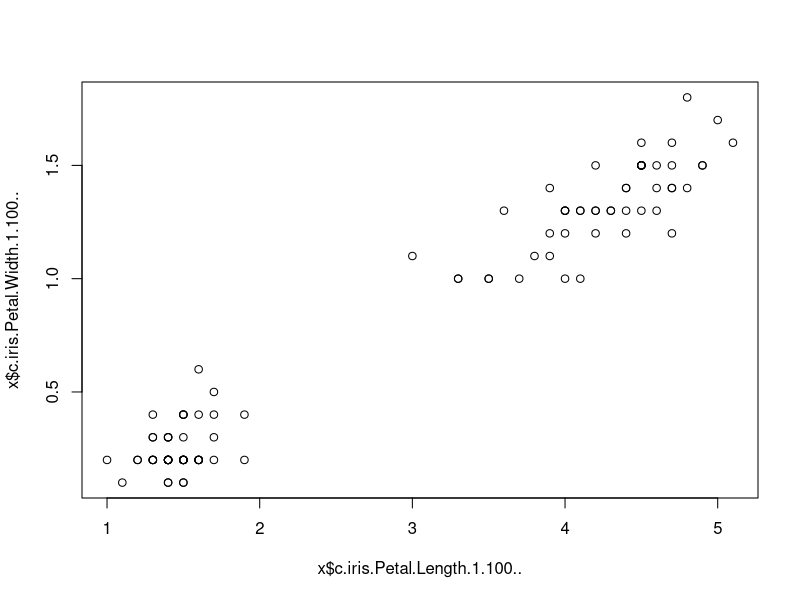
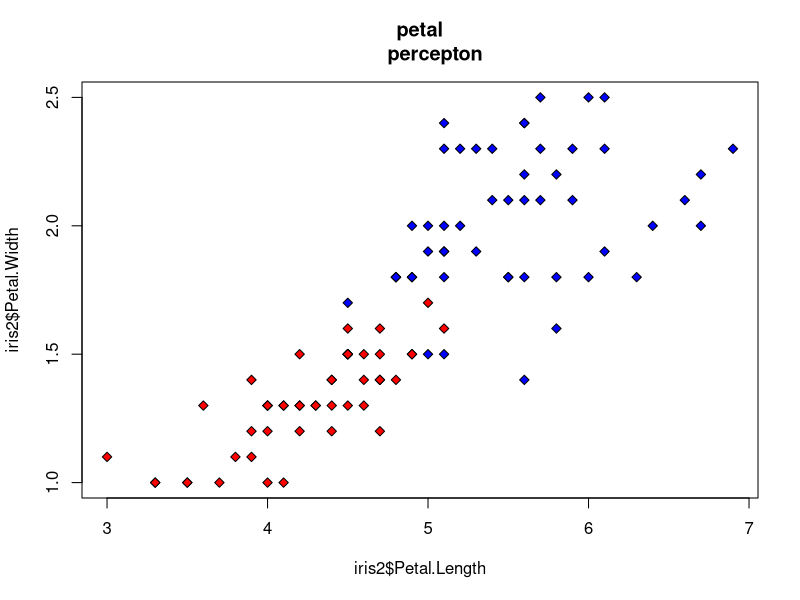

Reproduce these figures in R, in order. (Note: this script raises an error after producing the figures.)
x<-data.frame(c(iris$Petal.Length[1:100]),c(iris$Petal.Width[1:100]));
y<-data.frame(c(iris$Species[1:100]))
eta<-1;
niter<-10
plot(x$c.iris.Petal.Length.1.100..,x$c.iris.Petal.Width.1.100..)

perceptron <- function(x, y, eta, niter)
{
  # initialize weight vector
  weight <-rep(0, dim(x)[2] + 1)
  errors <-rep(0, niter)
  # initialize decision boundary
  boundary_x <-seq(-1,max(irissubdf[,1]),0.1)
  boundary_y <-rep(0,length(boundary_x)) 
  # loop over number ofiterations
  for (jj in 1:niter) 
  {
    # loop through training data set
    for (ii in 1:length(y)) 
    {
      # Predict binary label using Heaviside activationfunction 
      z<-sum(weight[2:length(weight)] * as.numeric(x[ii, ])) + weight[1]
      if(z < 0) ypred <--1
      else if (z > 0) ypred <-1
      if (z == 0) { 
        if (y[ii] == -1) ypred <-1
        else ypred <--1
      }
      # Change weight-the formula doesn't do anything if the predicted value is correct
      weightdiff <-eta * 0.5* (y[ii]-ypred) * c(1, as.numeric(x[ii, ]))
      weight <-weight + weightdiff
      print(weight)
      # Update error function and draw decision boundary
      if ((y[ii]-ypred) != 0.0) {
        errors[jj] <-errors[jj]+ 1
        for (i in 1:length(boundary_x)) {
          boundary_y[i] <-(1/weight[3])*(-weight[1]-weight[2]*boundary_x[i])
        }
        lines(boundary_x, boundary_y,col=10*ii+50*jj) 
      }
    }
  }
  # weight to decide between the two species 
  return(list(err=errors,wt=weight))
}

set.seed(0)
temp_vc <-iris[51:100, c(3,4,5)];
temp_vi <-iris[100:150, c(3,4,5)];
select_vc <-sample(nrow(temp_vc),40)
select_vi <-sample(nrow(temp_vi),40)
train_vc <-temp_vc[select_vc,]
train_vi <-temp_vi[select_vi,]
test_vc <-temp_vc[-select_vc,]
test_vi <-temp_vi[-select_vi,]
iris_train <-rbind.data.frame(train_vc,train_vi)
iris_test <-rbind.data.frame(test_vc,test_vi)

iris2<-iris[51:150,c(3,4,5)]
iris2[,4]<-1
iris2[iris2$Species=="virginica",4]<--1

x<-iris2[1:2]
y<-iris2[,4]


plot(iris2$Petal.Length,iris2$Petal.Width,pch=23,bg=c("green","red", "blue")[unclass(iris2$Species)],main="petal
     percepton")
err<-perceptron(x,y,1,25)
